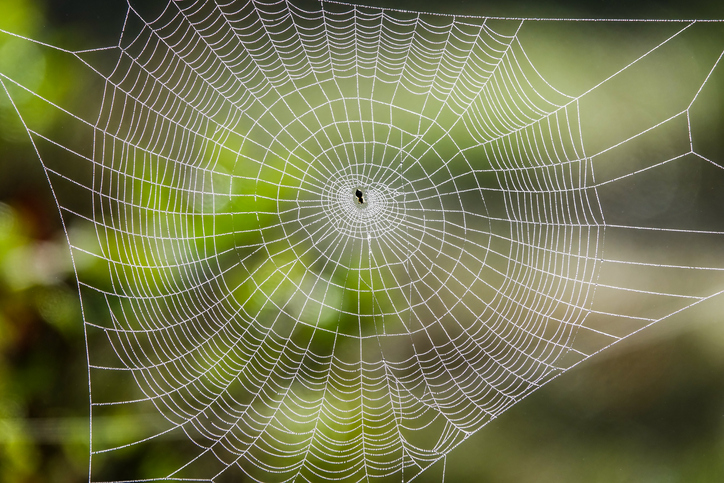
#> input picture 2doBim/Vision_I/TP02/tela2.jpg, 724 x 483 px
$ jupyter execute Problema02_tela.ipynb
#> lines starting #> are read from the running program, lines starting #| are printed output that depends on the picture; after the words box and inside, x2 and y2 are one past the last pixel; in counts of white or black regions, pixels touching at a corner belong together
[cell 1]
# %matplotlib inline
#%matplotlib

import numpy as np
import cv2 as cv
import matplotlib.pyplot as plt

[cell 2]
img = cv.imread('tela2.jpg')
#> img is the input picture: shape (483, 724, 3); mean B, G, R 77.3, 118.2, 115.2
gray = cv.cvtColor(img, cv.COLOR_BGR2GRAY)
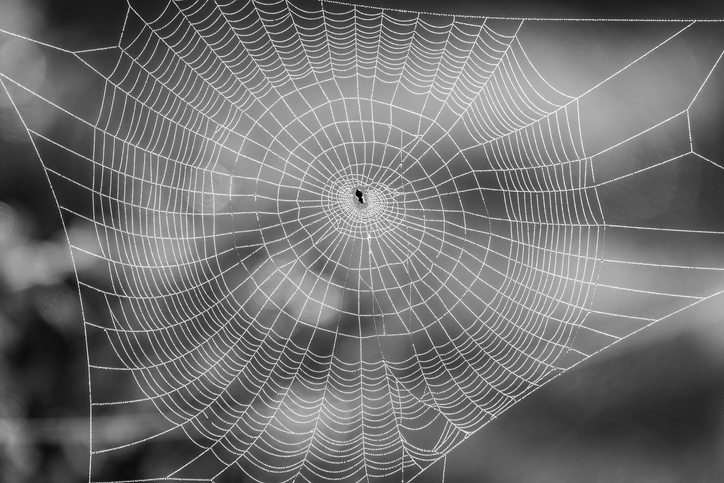
#> gray: shape (483, 724); min 0, max 255, mean 112.6

# Suavizado Gaussiano
blur = cv.GaussianBlur(gray,(5,5),0)

# Gradientes
# Sobelx
sobelx_64 = cv.Sobel(blur,cv.CV_32F,1,0,ksize=3)
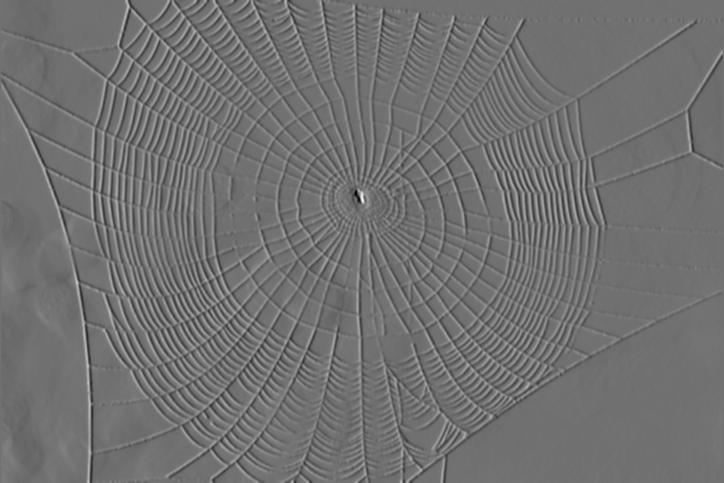
#> sobelx_64: shape (483, 724) float32; min -370, max 463, mean -0.1; drawn with min black and max white
absx_64 = np.absolute(sobelx_64)
sobelx_8u1 = absx_64/absx_64.max()*255
sobelx_8u = np.uint8(sobelx_8u1)

# Sobely
sobely_64 = cv.Sobel(blur,cv.CV_32F,0,1,ksize=3)
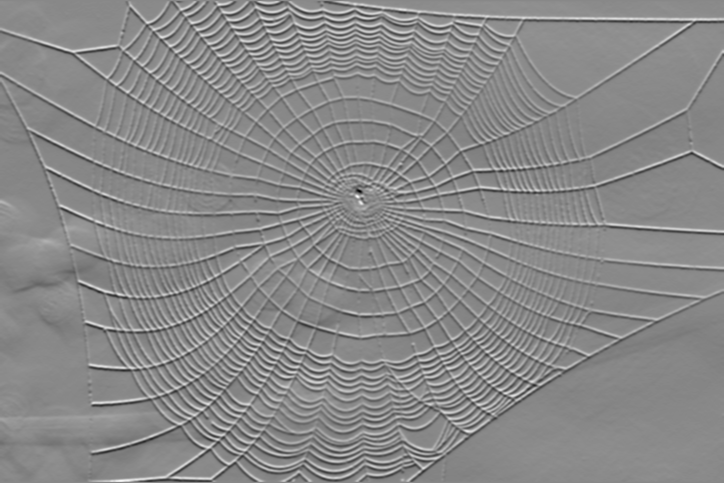
#> sobely_64: shape (483, 724) float32; min -353, max 306, mean 0.5; drawn with min black and max white
absy_64 = np.absolute(sobely_64)
sobely_8u1 = absy_64/absy_64.max()*255
sobely_8u = np.uint8(sobely_8u1)

# De los gradiente calculamos Magnitud
mag = np.hypot(sobelx_8u, sobely_8u)
mag = mag/mag.max()*255
mag = np.uint8(mag)

# Dirección (grados)
theta = np.arctan2(sobely_64, sobelx_64)
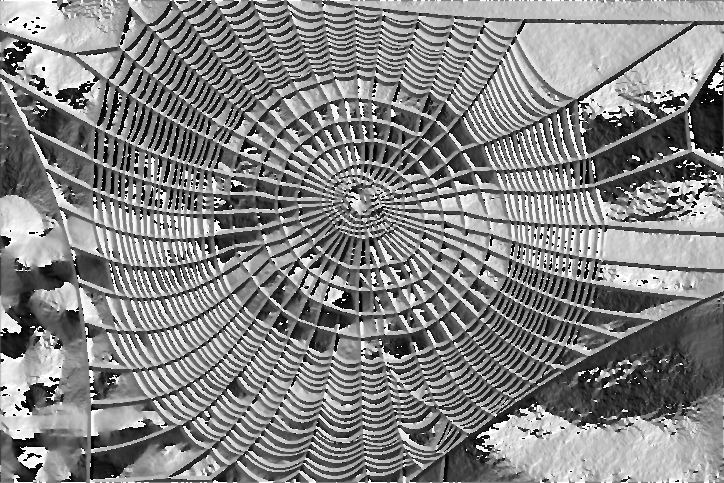
#> theta: shape (483, 724) float32; min -3.14, max 3.14, mean 0.125; drawn with min black and max white
angle = np.rad2deg(theta)

# Imagen de Magnitud
cv.imshow("Magnitud",mag)
cv.waitKey(0)
cv.destroyAllWindows()

# Imagen de Dirección
cv.imshow("Magnitud",angle)
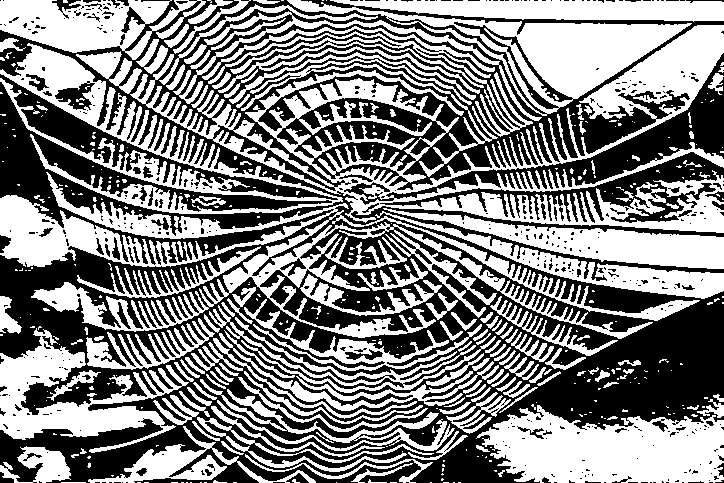
#> window 'Magnitud': shape (483, 724); min 0, max 255, mean 130.2
cv.waitKey(0)
cv.destroyAllWindows()


# Supresión de no-máximos
M, N = mag.shape
#> M = 483; N = 724
Non_max = np.zeros((M,N), dtype= np.uint8)

for i in range(1,M-1):
    for j in range(1,N-1):
       # Horizontal 0
        if (0 <= angle[i,j] < 22.5) or (157.5 <= angle[i,j] <= 180) or (-22.5 <= angle[i,j] < 0) or (-180 <= angle[i,j] < -157.5):
            b = mag[i, j+1]
            c = mag[i, j-1]
        # Diagonal 45
        elif (22.5 <= angle[i,j] < 67.5) or (-157.5 <= angle[i,j] < -112.5):
            b = mag[i+1, j+1]
            c = mag[i-1, j-1]
        # Vertical 90
        elif (67.5 <= angle[i,j] < 112.5) or (-112.5 <= angle[i,j] < -67.5):
            b = mag[i+1, j]
            c = mag[i-1, j]
        # Diagonal 135
        elif (112.5 <= angle[i,j] < 157.5) or (-67.5 <= angle[i,j] < -22.5):
            b = mag[i+1, j-1]
            c = mag[i-1, j+1]

        # Supresión de no-máximos
        if (mag[i,j] >= b) and (mag[i,j] >= c):
            Non_max[i,j] = mag[i,j]
        else:
            Non_max[i,j] = 0
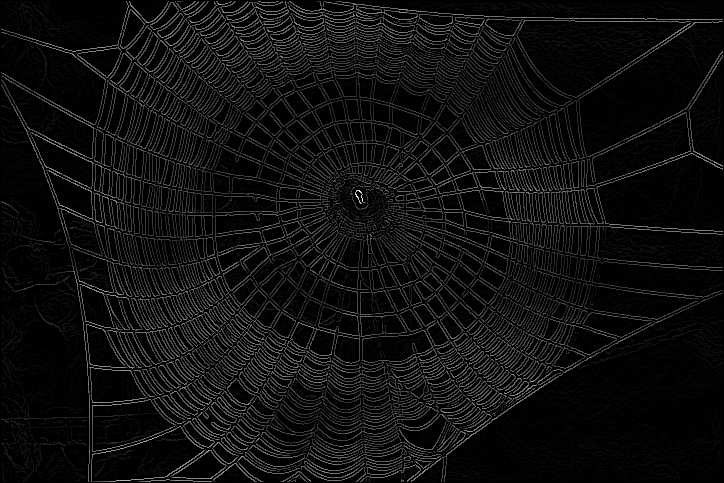
#> Non_max: shape (483, 724); min 0, max 255, mean 15.2

# Umbralizado por histéresis
UmbralAlto = 40
UmbralBajo = 35

M, N = Non_max.shape
out = np.zeros((M,N), dtype= np.uint8)

strong_i, strong_j = np.where(Non_max >= UmbralAlto)
zeros_i, zeros_j = np.where(Non_max < UmbralBajo)

weak_i, weak_j = np.where((Non_max <= UmbralAlto) & (Non_max >= UmbralBajo))
#> weak_i = 2836 values from 1 to 481; weak_j = 2836 values, max 698 at index 2352, min 3 at index 2802, mean 391.4

out[strong_i, strong_j] = 255
out[zeros_i, zeros_j ] = 0
out[weak_i, weak_j] = 75


# Bordes
M, N = out.shape
for i in range(1, M-1):
    for j in range(1, N-1):
        if (out[i,j] == 75):
            if 255 in [out[i+1, j-1],out[i+1, j],out[i+1, j+1],out[i, j-1],out[i, j+1],out[i-1, j-1],out[i-1, j],out[i-1, j+1]]:
                out[i, j] = 255
            else:
                out[i, j] = 0

# Imagen de bordes
cv.imshow("Canny",out)
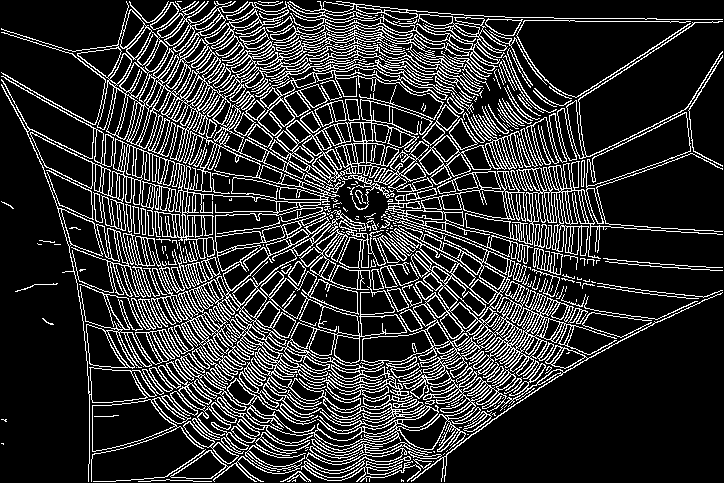
#> window 'Canny': shape (483, 724); 19% white in thin lines or dots
cv.waitKey(0)
cv.destroyAllWindows()

[cell 3]
#Horizontal
idx_0 = np.zeros((M,N), dtype= np.uint8)
for j in range(1, N-1):
    for i in range(1, M-1):
        if (out[i,j] == 255):
            if 255 in [out[i, j+1],out[i, j-1]]:
                idx_0[i, j] = 255
            else:
                idx_0[i, j] = 0

#Vertical
idx_90 = np.zeros((M,N), dtype= np.uint8)
for j in range(1, N-1):
    for i in range(1, M-1):
        if (out[i,j] == 255):
            #if 255 in [out[i+1, j],out[i-1, j]]:
            if 255 in [out[i+1, j],out[i-1, j]]:
                idx_90[i, j] = 255
            else:
                idx_90[i, j] = 0

# Inclinacion 135
idx_135 = np.zeros((M,N), dtype= np.uint8)
for j in range(1, N-1):
    for i in range(1, M-1):
        if (out[i,j] == 255):
            if 255 in [out[i+1, j+1],out[i-1, j-1]]:
                idx_135[i, j] = 255
            else:
                idx_135[i, j] = 0

# Inclinacion 45
idx_45 = np.zeros((M,N), dtype= np.uint8)
for j in range(1, N-1):
    for i in range(1, M-1):
        if (out[i,j] == 255):
            if 255 in [out[i+1, j-1],out[i-1, j+1]]:
                idx_45[i, j] = 255
            else:
                idx_45[i, j] = 0

[cell 4]
img_borde = img.copy()

for i in np.argwhere(idx_0 == 255):
    cv.circle(img_borde,(i[1],i[0]),1,(0,255,0),1)
for i in np.argwhere(idx_90 == 255):
    cv.circle(img_borde,(i[1],i[0]),1,(255,255,0),1)
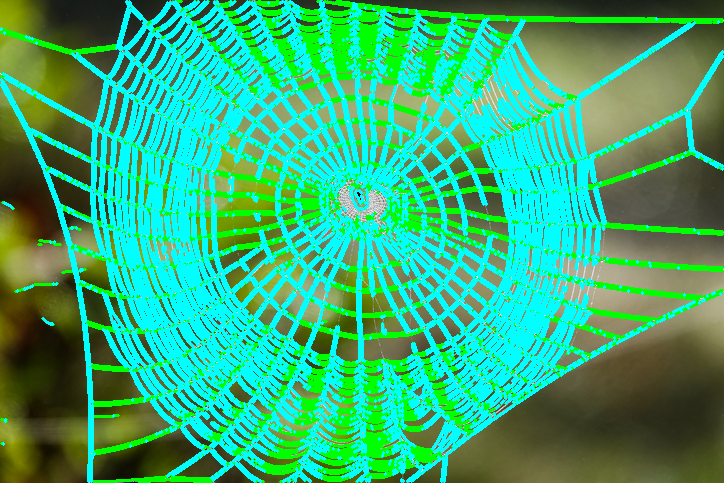
#> img_borde: shape (483, 724, 3); mean B, G, R 117.7, 172.3, 53.6
for i in np.argwhere(idx_135 == 255):
    cv.circle(img_borde,(i[1],i[0]),1,(0,0,255),1)
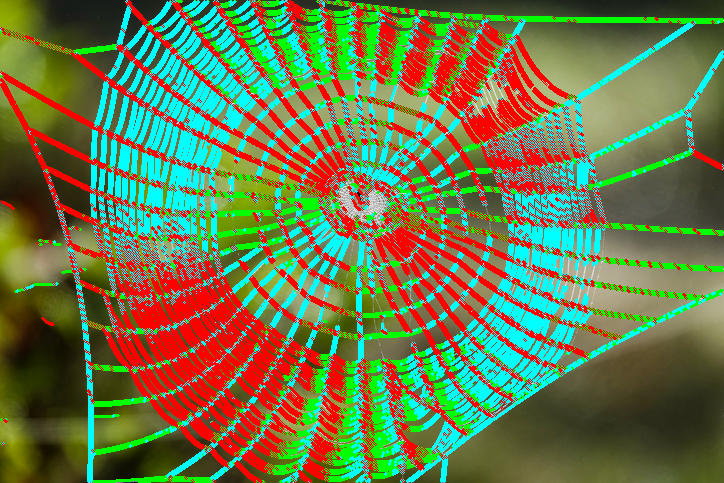
#> img_borde: shape (483, 724, 3); mean B, G, R 73.8, 119.9, 105.9
for i in np.argwhere(idx_45 == 255):
    cv.circle(img_borde,(i[1],i[0]),1,(255,0,0),1)
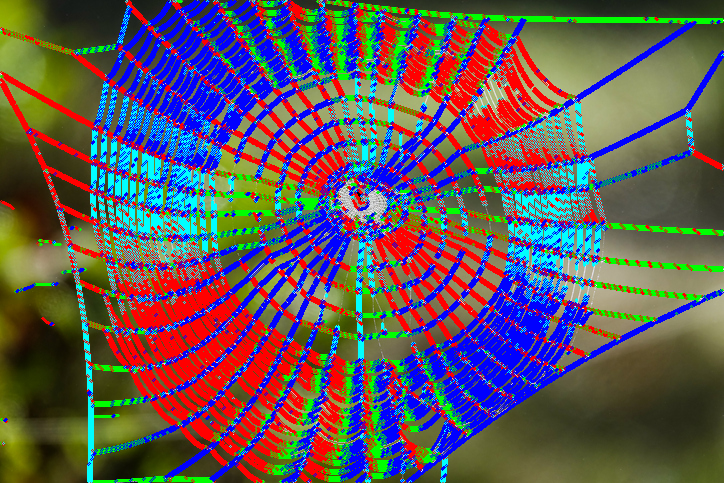
#> img_borde: shape (483, 724, 3); 17.16% of pixels changed, all inside (x1, y1, x2, y2) = (3, 0, 724, 483)

cv.imshow('Tela de arania',img_borde)
cv.waitKey(0)
cv.destroyAllWindows()

[cell 5]
cv.imwrite('tela2_bordes.png',img_borde)
#> Out = True

$ run again, with 2doBim/Vision_I/TP02/metalgrid.jpg copied over 2doBim/Vision_I/TP02/tela2.jpg
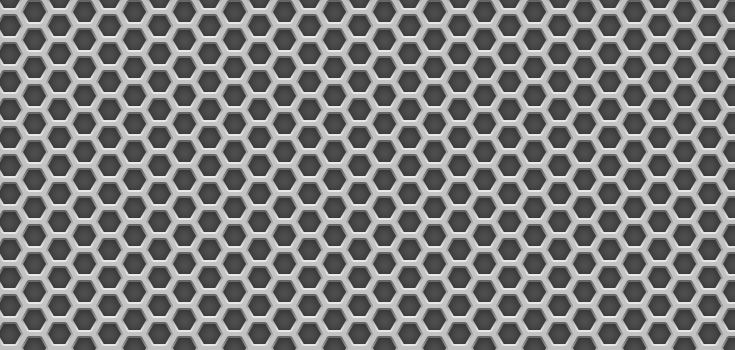
#> input picture 2doBim/Vision_I/TP02/metalgrid.jpg, 735 x 350 px
#> img is the input picture: shape (350, 735, 3); min 38, max 250, mean 125.4
#> after the loop `for i in range(1,M-1):`:
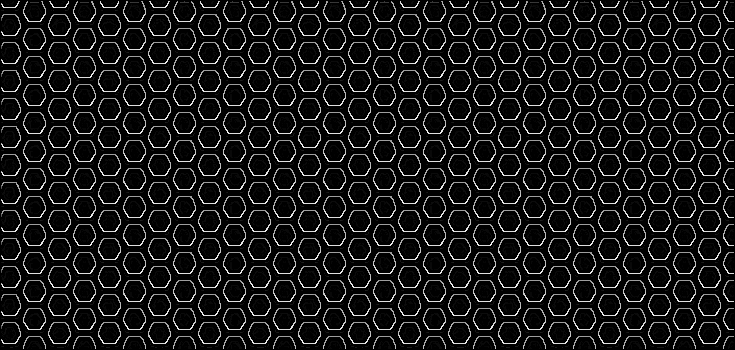
#> Non_max: shape (350, 735); min 0, max 255, mean 24.6
#> weak_i = empty array
#> after the loop `for i in np.argwhere(idx_45 == 255):`:
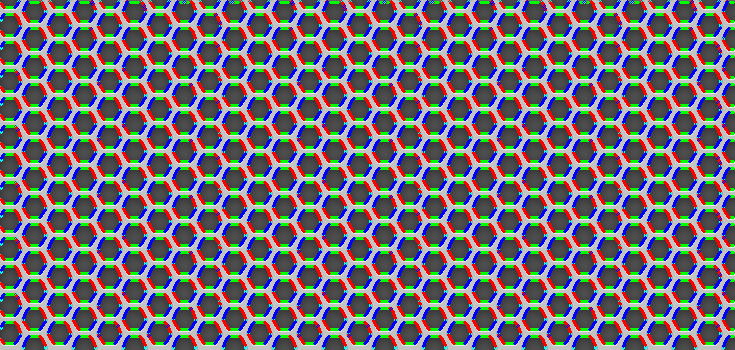
#> img_borde: shape (350, 735, 3); mean B, G, R 118.1, 107.4, 113.6
#> Out = True
